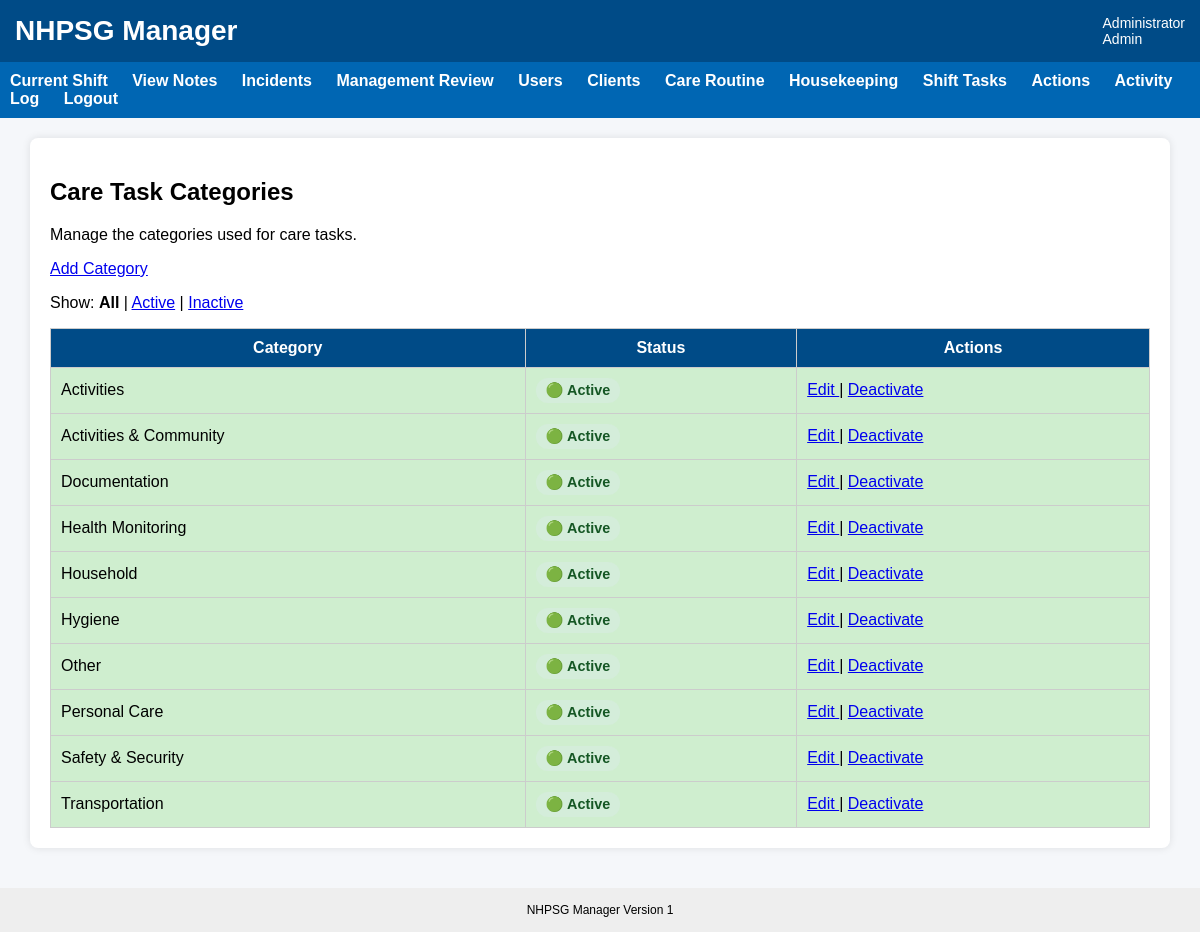
Page /care-task-categories (signed in) on the committed database.
### tables this page shows
CREATE TABLE care_task_categories (
    category_id INTEGER PRIMARY KEY AUTOINCREMENT,
    category_name TEXT NOT NULL UNIQUE,
    active INTEGER NOT NULL DEFAULT 1,
    created_at TEXT DEFAULT CURRENT_TIMESTAMP
);

### app.py (the view)
@app.route("/care-task-categories")
def care_task_categories():
    if "user_id" not in session:
        return redirect(url_for("login"))
    if session["role"] not in ["Admin", "Program Manager", "Director"]:
        return "Access denied", 403
    status_filter = request.args.get(
        "status",
        "all"
    ).strip().lower()
    if status_filter == "active":
        active_filter = 1
    elif status_filter == "inactive":
        active_filter = 0
    else:
        status_filter = "all"
        active_filter = None
    conn = get_db()
    query = """
        SELECT *
        FROM care_task_categories
    """
    parameters = ()
    if active_filter is not None:
        query += """
            WHERE active = ?
        """
        parameters = (active_filter,)
    query += """
        ORDER BY category_name
    """
    categories = conn.execute(
        query,
        parameters
    ).fetchall()
    conn.close()
    return render_template(
        "care_task_categories.html",
        categories=categories,
        status_filter=status_filter
    )

### app.py (called while the page is built, shortened)
@app.before_request
def enforce_session_timeout():
    if "user_id" not in session:
        return None
    if request.endpoint in [
        "static",
        "login",
        "logout",
        "session_timeout"
    ]:
        return None
    current_time = time.time()
    last_activity = session.get("last_activity")
    if last_activity is not None:
        inactive_seconds = current_time - last_activity
    session["last_activity"] = current_time
    return None

@app.context_processor
def inject_session_timeout_settings():
    return {
        "session_timeout_seconds": SESSION_TIMEOUT_SECONDS,
        "session_warning_seconds": SESSION_WARNING_SECONDS
    }

def get_db():
    print("Using database:", os.path.abspath(DB_NAME))
    conn = sqlite3.connect(DB_NAME)
    conn.row_factory = sqlite3.Row
    return conn

### templates/care_task_categories.html (shortened to what this page needs)
{% extends "base.html" %}
{% block content %}
<div class="card">
<div class="page-header">
    <div>
        <h2>Care Task Categories</h2>
        <p>Manage the categories used for care tasks.</p>
    </div>
    <div>
        <a href="{{ url_for('care_task_category_new') }}"
           class="button">
            Add Category
        </a>
    </div>
</div>
    <p>
        Show:
        {% if status_filter == "all" %}
            <strong>All</strong>
        {% else %}
            <a href="{{ url_for('care_task_categories', status='all') }}">All</a>
        {% endif %}
        |
        {% if status_filter == "active" %}
            <strong>Active</strong>
        {% else %}
            <a href="{{ url_for('care_task_categories', status='active') }}">Active</a>
        {% endif %}
        |
        {% if status_filter == "inactive" %}
            <strong>Inactive</strong>
        {% else %}
            <a href="{{ url_for('care_task_categories', status='inactive') }}">Inactive</a>
        {% endif %}
    </p>
    {% if categories %}
        <table>
            <thead>
                <tr>
                    <th>Category</th>
                    <th>Status</th>
                    <th>Actions</th>
                </tr>
            </thead>
            <tbody>
                {% for category in categories %}
                    <tr class="{% if category.active %}row-active{% else %}row-inactive{% endif %}">
                        <td>
                            {{ category.category_name }}
                        </td>
                        <td>
                            {% if category.active %}
                                <span class="status-active">🟢 Active</span>
                            {% else %}
                                <span class="status-inactive">⚪ Inactive</span>
                            {% endif %}
                        </td>
                        <td>
                            <a href="{{ url_for(
                                'care_task_category_edit',
                                category_id=category.category_id,
                                status=status_filter
                            ) }}">
                                Edit
                            </a>
                            |
                            {% if category.active %}
                                <a href="{{ url_for(
                                    'care_task_category_deactivate',
                                    category_id=category.category_id,
                                    status=status_filter
                                ) }}">
                                    Deactivate
                                </a>
                            {% endif %}
                        </td>
                    </tr>
                {% endfor %}
            </tbody>
        </table>
    {% endif %}
</div>
{% endblock %}

### static/css/style.css (style rules this page uses)
body { font-family: Arial, Helvetica, sans-serif; margin:0; background:#f5f7fa; }
.card { background:white; padding:20px; border-radius:8px; box-shadow:0px 0px 8px rgba(0,0,0,0.1); margin-bottom:20px; }
table { width:100%; border-collapse:collapse; }
th { background:#004b87; color:white; }
td,th { padding:10px; border:1px solid #cccccc; }
.status-active { display: inline-block; padding: 4px 10px; border-radius: 12px; background: #d4edda; color: #155724; font-weight: bold; font-size: 0.9em; }
.row-active { background-color: #cfeecf; }

### rows in the picture
care_task_categories: category_name "Activities", active "🟢 Active"
care_task_categories: category_name "Activities & Community", active "🟢 Active"
care_task_categories: category_name "Documentation", active "🟢 Active"
care_task_categories: category_name "Health Monitoring", active "🟢 Active"
care_task_categories: category_name "Household", active "🟢 Active"
care_task_categories: category_name "Hygiene", active "🟢 Active"
care_task_categories: category_name "Other", active "🟢 Active"
care_task_categories: category_name "Personal Care", active "🟢 Active"
care_task_categories: category_name "Safety & Security", active "🟢 Active"
care_task_categories: category_name "Transportation", active "🟢 Active"

### other values in the picture
{{ session.full_name }} "Administrator"
{{ session.role }} "Admin"
